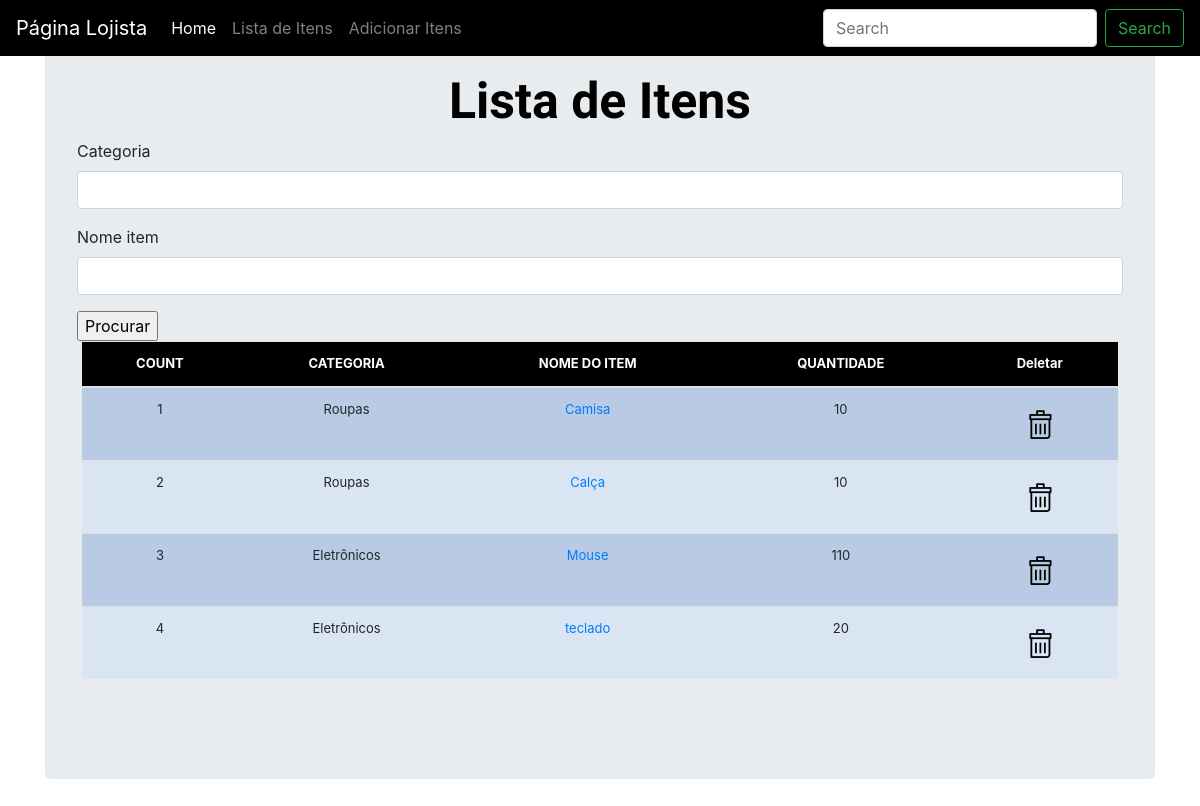
Page /Estoque/lista_itens/ on the earlier database version.
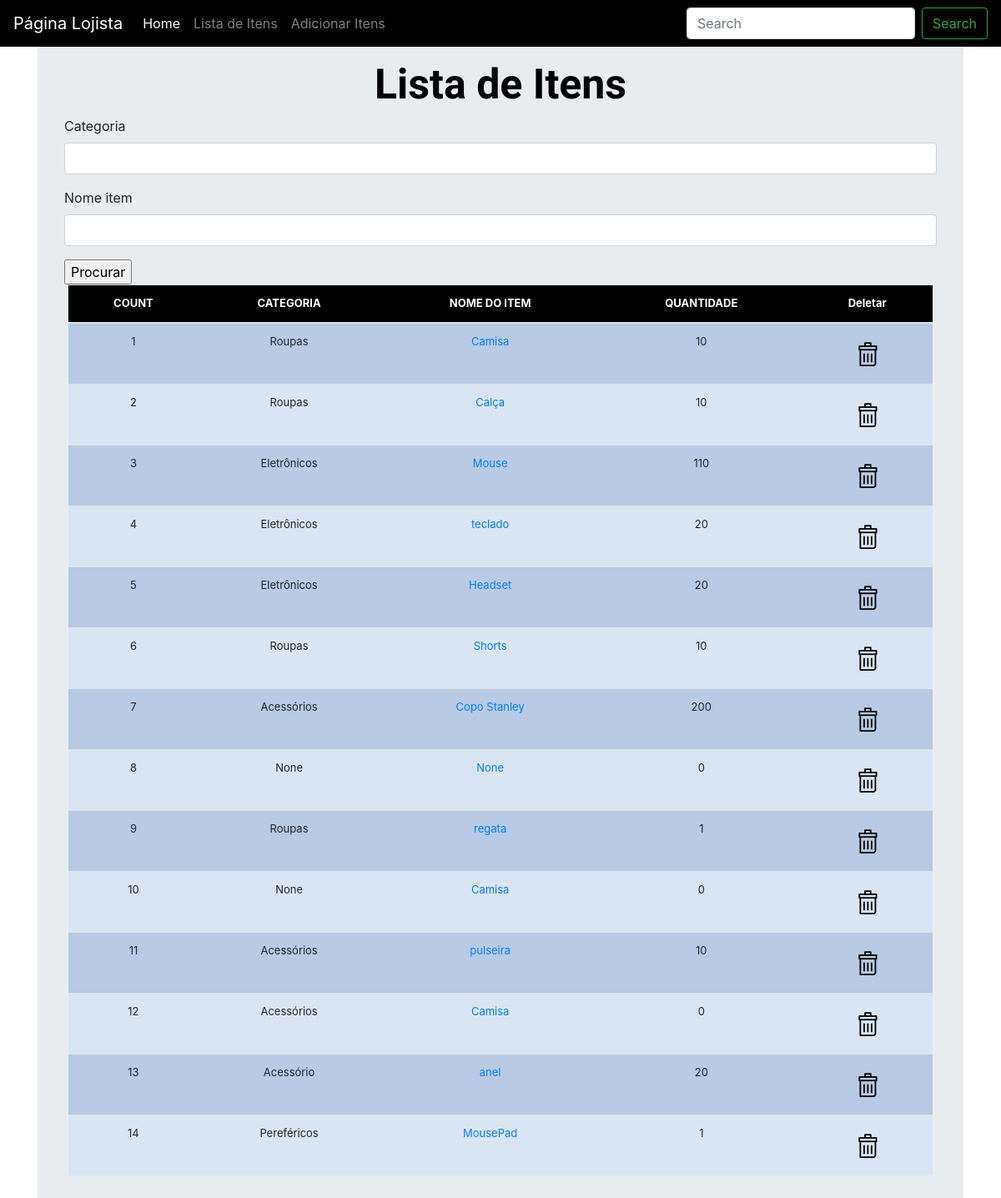
Same page on the later database version.
### Estoque/models.py (models this page shows, shortened)
class Stock(models.Model):
    Categoria = models.CharField(max_length=50,blank=True,null=True)
    nome_item = models.CharField(max_length=50,blank=True,null=True)
    quantidade = models.IntegerField(default=0,null=True,blank=True)
    quantidade_recebida = models.IntegerField(default=0,null=True,blank=True)
    recebida_por= models.CharField(max_length=50,blank=True,null=True)
    quantidade_problema = models.IntegerField(default=0,null=True,blank=True)
    issue_by = models.CharField(max_length=50,blank=True,null=True)
    issue_to = models.CharField(max_length=50,blank=True,null=True)
    numeroTelefone= models.CharField(max_length=50,blank=True,null=True)
    criado_por = models.CharField(max_length=50,blank=True,null=True)
    reorder_level = models.IntegerField(default=0,null=True,blank=True)
    ultima_atualizacao=  models.DateTimeField(auto_now_add=False,auto_now = True)
    exportar_CSV = models.BooleanField(default=False)

### Estoque/views.py (the view, shortened to what this page needs)
# urls.py: path('lista_itens/', views.lista_itens, name='lista_itens'),
def lista_itens(request):
    title="Lista de Itens"
    form = StockSearchForm(request.POST or None)
    queryset = Stock.objects.all()
    context = {
        "title" : title,
        "queryset" : queryset,
        "form" : form,
    }
    return render(request, 'estoque/lista_itens.html', context)

### Estoque/forms.py
class StockSearchForm(forms.ModelForm):
    class Meta:
        model = Stock
        fields = ['Categoria', 'nome_item']

### Estoque/templates/estoque/lista_itens.html (shortened to what this page needs)
{% load static %}
{% load crispy_forms_tags %}
{% load crispy_forms_filters %}
<!doctype html>
<html lang="en">
  <head>
    <link rel="stylesheet" href="{% static 'css/stylesheet.css' %}" rel="stylesheet">
    <link rel="stylesheet" href="{% static 'css/bootstrap.min.css' %}" rel="stylesheet">
    <link rel="stylesheet" href="{% static 'css/navbar-top-fixed.css' %}" rel="stylesheet">
  </head>
  <body>
    {% include 'estoque/navbar.html'%}
<main role="main" class="container">
  <div class="jumbotron">
  <div class="header">{{title}}</div>
  <form method='POST' action="">{% csrf_token %}
      {{form|crispy}}
      <input type="submit" value="Procurar"/>
  </form>
    <div class="display-table">
      <table class='table'>
        <thead>
          <tr>
            <th>COUNT</th>
            <th>CATEGORIA</th>
            <th>NOME DO ITEM</th>
            <th>QUANTIDADE</th>
            <th>Deletar</th>
          </tr>
        </thead>
        {% for instance in queryset %}
        <tr>
          <td>{{forloop.counter}}</td>
          <td>{{instance.Categoria}}</td>
          <td><a href="{% url 'update_itens' instance.id %}">{{instance.nome_item}}</a></td>
          <td>{{instance.quantidade}}</td>
          <td><a href="{% url 'deletar_itens' instance.id %}"><img src="{% static 'img/del2.png'%}" alt=""></a></td>
        </tr>
        {% endfor %}
      </table>
  </div>
  </div>
</main>
</html>

### Estoque/templates/estoque/navbar.html (shortened to what this page needs)
<nav class="navbar navbar-expand-md navbar-dark fixed-top"style="background-color : black;">
    <a class="navbar-brand" href="#">Página Lojista</a>
    <div class="collapse navbar-collapse" id="navbarCollapse">
      <ul class="navbar-nav mr-auto">
        <li class="nav-item active">
          <a class="nav-link" href="{% url 'estoque_home'%}">Home <span class="sr-only">(current)</span></a>
        </li>
        <li class="nav-item">
          <a class="nav-link" href="{% url 'lista_itens'%}">Lista de Itens</a>
        </li>
        <li class="nav-item">
          <a class="nav-link " href="{% url 'adicionar_itens'%}" >Adicionar Itens</a>
        </li>
      </ul>
      <form class="form-inline mt-2 mt-md-0">
        <input class="form-control mr-sm-2" type="text" placeholder="Search" aria-label="Search">
        <button class="btn btn-outline-success my-2 my-sm-0" type="submit">Search</button>
      </form>
    </div>
  </nav>

### Estoque/Static/css/stylesheet.css (style rules this page uses)
body { background-color: #969696 }
.table { font-size: 13px; text-align: center; width: 95%; margin:auto; text-align:center; }
.table tr:nth-child(odd) { background: #B8CAE4 }
.table tr:nth-child(even) { background: #dae5f4 }
th { background-color: #000000; color:white; }
.display-table { border-bottom-right-radius:20px; padding-left: 5px; padding-right: 5px; padding-bottom: 20px; }
.header { font-family: "Kodchasan", sans-serif; ; color:#000000; font-size: 50px; text-align: center; width: 100%; display: block; font-weight: bolder; }

### Estoque/Static/css/navbar-top-fixed.css (style rules this page uses)
body { min-height: 75rem; padding-bottom: 4.5rem; }

Differences in the rows shown:
added Stock: Categoria "Eletrônicos", nome_item "Headset", quantidade "20"
added Stock: Categoria "Roupas", nome_item "Shorts", quantidade "10"
added Stock: Categoria "Acessórios", nome_item "Copo Stanley", quantidade "200"
added Stock: Categoria "None", nome_item "None", quantidade "0"
added Stock: Categoria "Roupas", nome_item "regata", quantidade "1"
added Stock: Categoria "None", nome_item "Camisa", quantidade "0"
added Stock: Categoria "Acessórios", nome_item "pulseira", quantidade "10"
added Stock: Categoria "Acessórios", nome_item "Camisa", quantidade "0"
added Stock: Categoria "Acessório", nome_item "anel", quantidade "20"
added Stock: Categoria "Pereféricos", nome_item "MousePad", quantidade "1"
